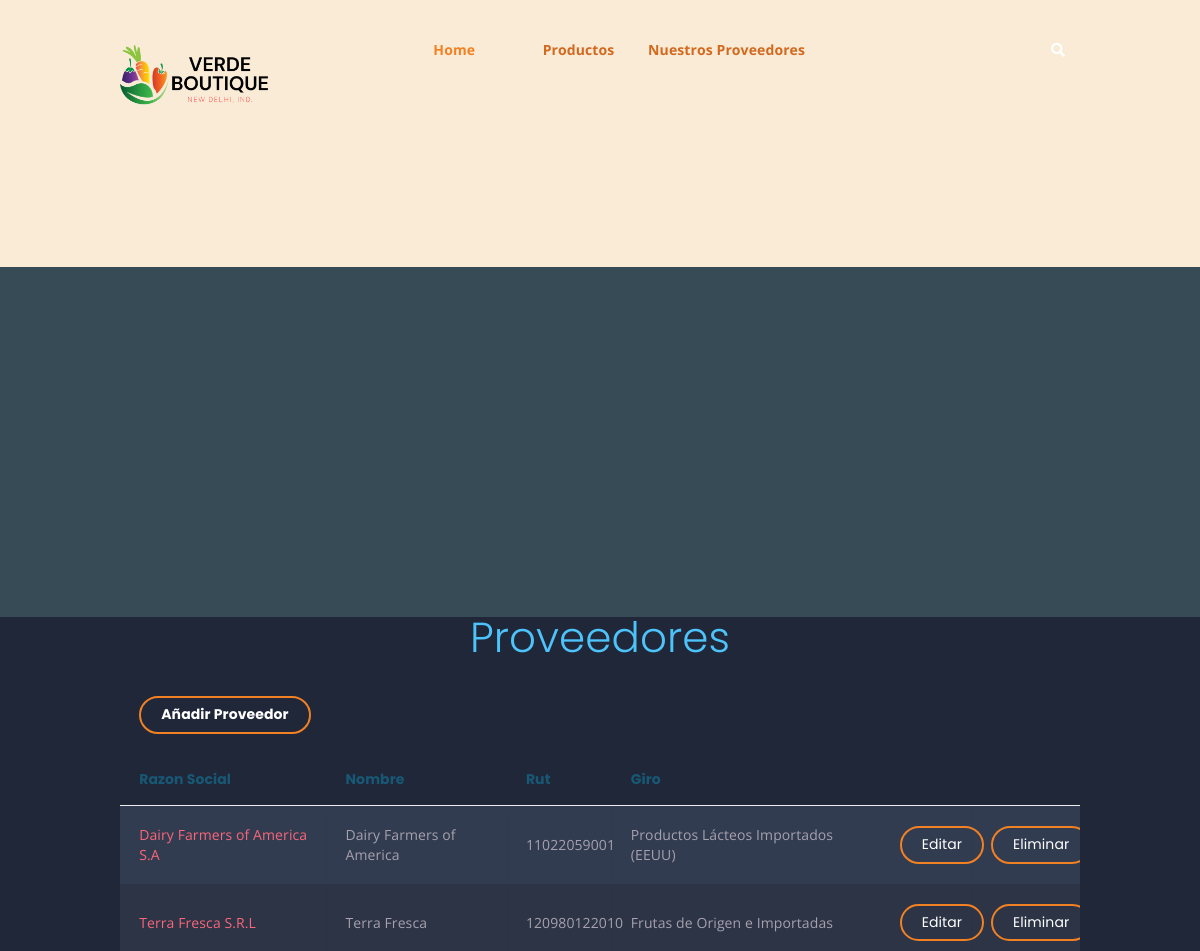
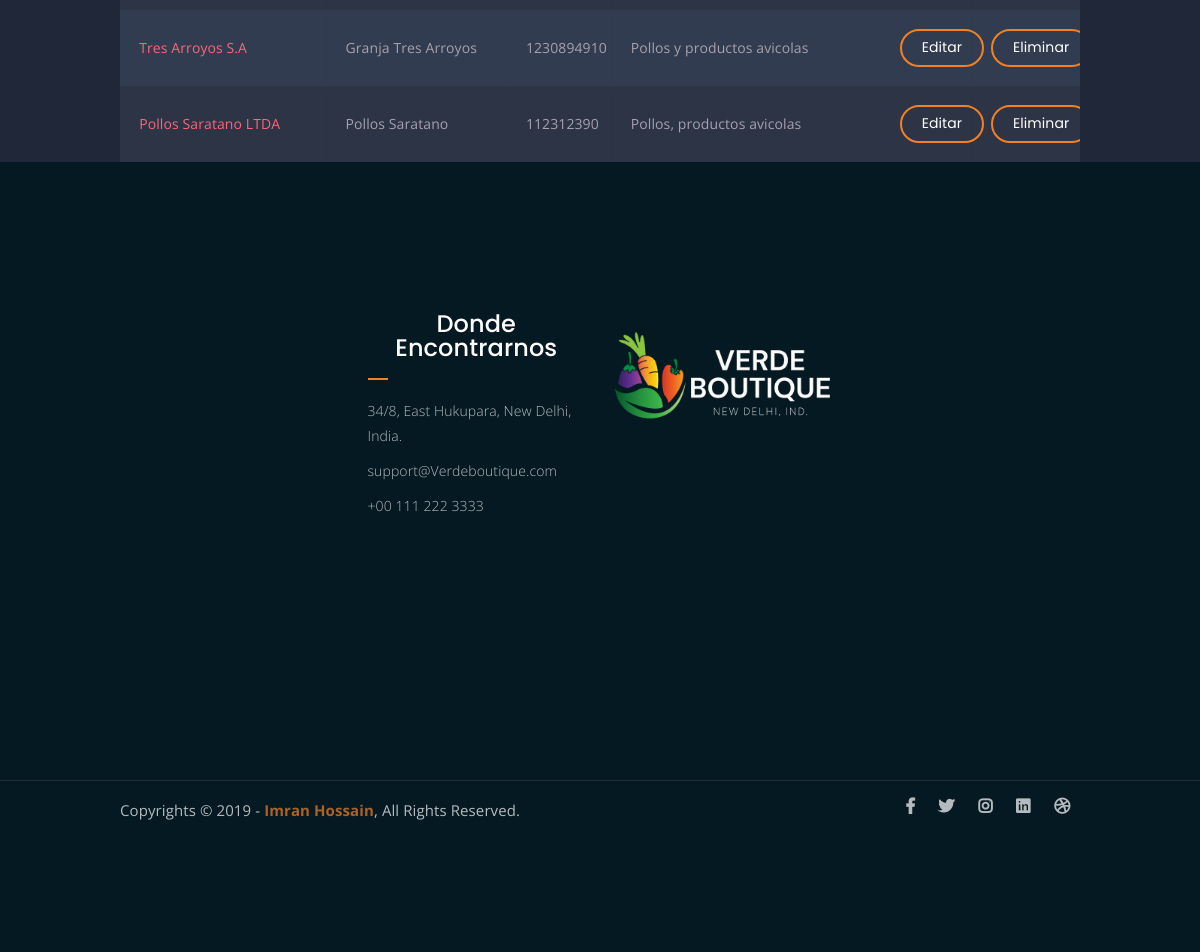
Page /Proveedores (signed in) on the committed database (2 pictures, top to bottom).
### Tienda/models.py (models this page shows, shortened)
class Proveedor(models.Model):
    razonsocial = models.CharField(max_length=60)
    nombre = models.CharField(max_length=60)
    rut = models.IntegerField()
    giro = models.CharField(max_length=60)

### Tienda/views.py (the view)
# urls.py: path('Proveedores', views.ver_prov, name='Proveedor'),
@staff_member_required
def ver_prov(request):
    proveedores = Proveedor.objects.all()
    dicc = {"proveedores": proveedores}
    plantilla = loader.get_template("#6ProveedorList.html")
    documento = plantilla.render(dicc)
    return HttpResponse(documento)

### Tienda/template/#6ProveedorList.html (shortened to what this page needs)
<!DOCTYPE html>
<html lang="en">
	{%load static%}
<head>
	<link rel="stylesheet" href="{%static 'Tienda/assets/css/all.min.css' %}">
	<link rel="stylesheet" href="{%static 'Tienda/assets/bootstrap/css/bootstrap.min.css' %}">
	<link rel="stylesheet" href="{%static 'Tienda/assets/css/owl.carousel.css' %}">
	<link rel="stylesheet" href="{%static 'Tienda/assets/css/magnific-popup.css' %}">
	<link rel="stylesheet" href="{%static 'Tienda/assets/css/animate.css' %}">
	<link rel="stylesheet" href="{%static 'Tienda/assets/css/meanmenu.min.css' %}">
	<link rel="stylesheet" href="{%static 'Tienda/assets/css/main.css' %}">
	<link rel="stylesheet" href="{%static 'Tienda/assets/css/responsive.css' %}">
</head>
<body>
		<div class="top-header-area" id="sticker" style="background-color:antiquewhite; position:relative">
			<div class="container">
				<div class="row">
					<div class="col-lg-12 col-sm-12 text-center">
						<div class="main-menu-wrap">
							<div class="site-logo" style="position:inherit;">
								<a href="">
									<img src="{% static 'Tienda/assets/img/GreenFruitLogo2.png' %}" alt="">
								</a>
							</div>
							<nav class="main-menu" style="display: flexbox; background-color:antiquewhite">
								<ul>
									<li class="current-list-item"><a href="{%url 'Home'%}">Home</a>
									</li>
									<li><a href=""></a></li>
									<li><a href="" style="color: chocolate;">Productos</a>
									</li>
									<li><a href="" style="color: chocolate;">Nuestros Proveedores</a>
									</li>
									<li><a href=""></a></li>
									<li><a href=""></a></li>
									<li>
										<div class="header-icons">
											<a class="mobile-hide search-bar-icon" href="#"><i class="fas fa-search"></i></a>
										</div>
									</li>
								</ul>
							</nav>
						</div>
					</div>
				</div>
			</div>
		</div>
	<div class="breadcrumb-section breadcrumb-bg">
	</div>
		<div>
			<h1>Proveedores <span class="yellow"></pan></h1>
			<table class="container">
				<thead>
					<tr><th><a href="{%url 'AddProv' %}" class="bordered-btn" style="position: relative;">Añadir Proveedor</a></th></tr>
					<tr>
						<th><h1>Razon Social</h1></th>
						<th><h1>Nombre</h1></th>
						<th><h1>Rut</h1></th>
						<th><h1>Giro</h1></th>
					</tr>
				</thead>
				<tbody>
				{%for n in proveedores%}
					<tr>
						<td>{{n.razonsocial}}</td>
						<td>{{n.nombre}}</td>
						<td>{{n.rut}}</td>
						<td>{{n.giro}}</td>
						<td><a href="{%url 'EdtProv' n.id%}" class="bordered-btn" style="position: relative;">Editar</a></td>
						<td><a href="{%url 'DelProv' n.id%}" class="bordered-btn" style="position: relative;">Eliminar</a></td>
					</tr>
				{%endfor%}
				</tbody>
			</table>
		</div>
	<div class="footer-area">
		<div class="container">
			<div class="row">
				<div class="col-lg-3 col-md-6">
				</div>
				<div class="col-lg-3 col-md-6">
					<div class="footer-box get-in-touch">
						<h2 class="widget-title">Donde Encontrarnos</h2>
						<ul>
							<li>34/8, East Hukupara, New Delhi, India.</li>
							<li>support@Verdeboutique.com</li>
							<li>+00 111 222 3333</li>
						</ul>
					</div>
				</div>
				<div class="col-lg-3 col-md-6">
					<div class="footer-box pages">
					<img src="{%static 'Tienda/assets/img/GreenFruitLogo4.png' %}">
					</div>
				</div>
				<div class="col-lg-3 col-md-6">
				</div>
			</div>
		</div>
	</div>
	<div class="copyright">
		<div class="container">
			<div class="row">
				<div class="col-lg-6 col-md-12">
					<p>Copyrights &copy; 2019 - <a href="https://imransdesign.com/">Imran Hossain</a>,  All Rights Reserved.</p>
				</div>
				<div class="col-lg-6 text-right col-md-12">
					<div class="social-icons">
						<ul>
							<li><a href="#" target="_blank"><i class="fab fa-facebook-f"></i></a></li>
							<li><a href="#" target="_blank"><i class="fab fa-twitter"></i></a></li>
							<li><a href="#" target="_blank"><i class="fab fa-instagram"></i></a></li>
							<li><a href="#" target="_blank"><i class="fab fa-linkedin"></i></a></li>
							<li><a href="#" target="_blank"><i class="fab fa-dribbble"></i></a></li>
						</ul>
					</div>
				</div>
			</div>
		</div>
	</div>
</body>
</html>

### Tienda/static/Tienda/assets/css/main.css (style rules this page uses)
html { font-size: 14px; font-weight: 400; line-height: 28px; height: 100%; }
body { font-family: "Open Sans", sans-serif; font-weight: 400; font-size: 1rem; letter-spacing: 0.1px; line-height: 1.8; color: #051922; overflow-x: hidden; }
body img { max-width: 100%; }
a { cursor: pointer; text-decoration: none; -webkit-transition: all 0.2s ease-in-out; -o-transition: all 0.2s ease-in-out; transition: all 0.2s ease-in-out; }
h1, .h1, h2, .h2, h3, .h3, h4, .h4, h5, .h5, h6, .h6 { font-family: "Poppins", sans-serif; font-weight: 700; margin: 0 0 1.25rem 0; color: #051922; }
h1:last-child, .h1:last-child, h2:last-child, .h2:last-child, h3:last-child, .h3:last-child, h4:last-child, .h4:last-child, h5:last-child, .h5:last-child, h6:last-child, .h6:last-child { margin: 0; }
h1, .h1 { font-size: 4rem; font-weight: 700; line-height: 4rem; }
h2, .h2 { font-size: 3rem; font-weight: 700; line-height: 3.25rem; }
p { font-family: "Open Sans", sans-serif; font-weight: 400; font-size: 1rem; letter-spacing: 0.1px; line-height: 1.8; color: #051922; margin: 0 0 1.25rem 0; }
p:last-child { margin: 0; }
a.bordered-btn { font-family: 'Poppins', sans-serif; display: inline-block; color: #fff; border: 2px solid #F28123; padding: 7px 20px; }
a.boxed-btn, a.bordered-btn, a.cart-btn { border-radius: 50px; }
.breadcrumb-bg { background-image: url(../img/breadcrumb-bg.jpg); }
.breadcrumb-section { padding: 150px 0; background-size: cover; background-position: center center; position: relative; z-index: 1; background-attachment: fixed; padding-top: 200px; }
.breadcrumb-section:after { position: absolute; left: 0; top: 0; width: 100%; height: 100%; content: ""; background-color: #07212e; z-index: -1; opacity: 0.8; }
.top-header-area { position: absolute; z-index: 999; width: 100%; padding: 25px 0; }
nav.main-menu ul { margin: 0; padding: 0; list-style: none; }
nav.main-menu ul li { display: inline-block; }
nav.main-menu ul li a { color: #fff; font-weight: 700; display: block; padding: 15px; }
nav.main-menu ul > li { position: relative; }
nav.main-menu ul li:last-child a { display: inline-block; }
nav.main-menu > ul li:last-child { float: right; }
.site-logo { float: left; max-width: 150px; }
.main-menu-wrap { position: relative; }
.header-icons a { color: #fff; display: inline-block; padding: 10px; }
.site-logo { padding: 6px 0; }
nav.main-menu ul li.current-list-item > a { color: #F28123; }
nav.main-menu li a { -webkit-transition: 0.3s; -o-transition: 0.3s; transition: 0.3s; }
.top-header-area .header-icons a { -webkit-transition: 0.3s; -o-transition: 0.3s; transition: 0.3s; }
.top-header-area { -webkit-transition: 0.3s; -o-transition: 0.3s; transition: 0.3s; }
.footer-area { background-color: #051922; color: #fff; padding: 150px 0; }
h2.widget-title { font-size: 24px; font-weight: 500; position: relative; padding-bottom: 20px; color: #fff; }
h2.widget-title:after { position: absolute; left: 0; bottom: 0; width: 20px; height: 2px; background-color: #F28123; content: ""; }
.footer-box ul { margin: 0; padding: 0; list-style: none; }
.footer-box ul li { opacity: 0.7; margin-bottom: 10px; line-height: 1.8; }
.footer-box ul li:last-child { margin-bottom: 0; }
.copyright { background-color: #051922; border-top: 1px solid #232a35; }
.copyright p { margin: 0; color: #fff; opacity: 0.7; padding: 16px 0; font-size: 15px; }
.copyright a { color: #F28123; font-weight: 700; }
.social-icons ul { margin: 0; padding: 0; list-style: none; }
.social-icons ul li { display: inline-block; }
.social-icons ul li a { font-size: 16px; color: #fff; opacity: 0.7; padding: 16px 10px; display: block; }
a.bordered-btn { -webkit-transition: 0.3s; -o-transition: 0.3s; transition: 0.3s; }
.social-icons ul li a { -webkit-transition: 0.3s; -o-transition: 0.3s; transition: 0.3s; }
html, body { height: 100%; }
thead { border-bottom: 1px solid #eee; }

### rows in the picture
Proveedor: razonsocial "Dairy Farmers of America S.A", nombre "Dairy Farmers of America", rut "11022059001", giro "Productos Lácteos Importados (EEUU)"
Proveedor: razonsocial "Terra Fresca S.R.L", nombre "Terra Fresca", rut "120980122010", giro "Frutas de Origen e Importadas"
Proveedor: razonsocial "Tres Arroyos S.A", nombre "Granja Tres Arroyos", rut "1230894910", giro "Pollos y productos avicolas"
Proveedor: razonsocial "Pollos Saratano LTDA", nombre "Pollos Saratano", rut "112312390", giro "Pollos, productos avicolas"
